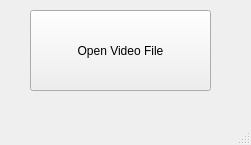
<?xml version="1.0" encoding="UTF-8"?>
<ui version="4.0">
 <class>MainWindow</class>
 <widget class="QMainWindow" name="MainWindow">
  <property name="geometry">
   <rect>
    <x>0</x>
    <y>0</y>
    <width>251</width>
    <height>145</height>
   </rect>
  </property>
  <property name="windowTitle">
   <string>Human Counter</string>
  </property>
  <widget class="QWidget" name="centralwidget">
   <widget class="QPushButton" name="pushButton">
    <property name="geometry">
     <rect>
      <x>30</x>
      <y>10</y>
      <width>181</width>
      <height>81</height>
     </rect>
    </property>
    <property name="text">
     <string>Open Video File</string>
    </property>
   </widget>
  </widget>
  <widget class="QMenuBar" name="menubar">
   <property name="geometry">
    <rect>
     <x>0</x>
     <y>0</y>
     <width>251</width>
     <height>20</height>
    </rect>
   </property>
  </widget>
  <widget class="QStatusBar" name="statusbar"/>
 </widget>
 <resources/>
 <connections/>
</ui>
